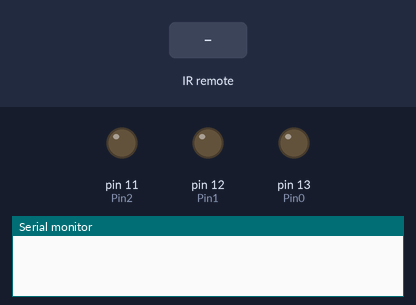
A sketch run on a simulated Arduino Uno, built with avr-gcc and run on an emulated ATmega328P. Parts: output pins drawn as LEDs (lit = HIGH), the last lines printed to the serial monitor. Inputs (shaded band) come from the test bench.

Above: at 1.2 s.
1.3 s: infrared code 0xFD00FF received
At 1.6 s:
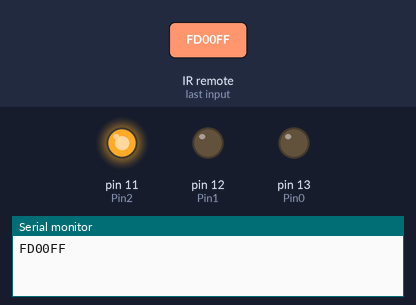
2.8 s: infrared code 0xFD807F received
At 3.9 s:
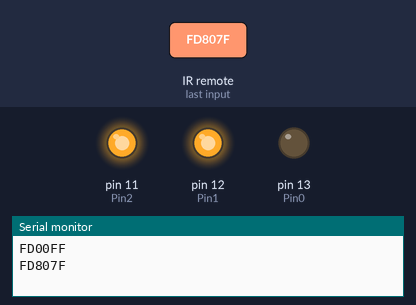
4.3 s: infrared code 0xFD40BF received
At 5.0 s:
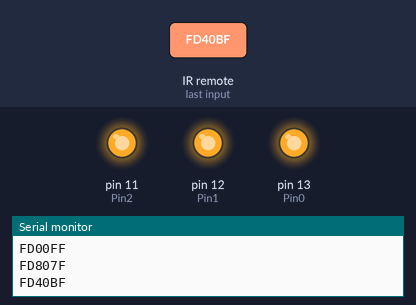
5.8 s: infrared code 0xFD00FF received
At 6.2 s:
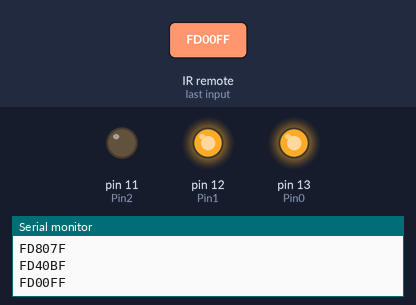
7.3 s: infrared code 0xFD807F received
At 8.5 s:
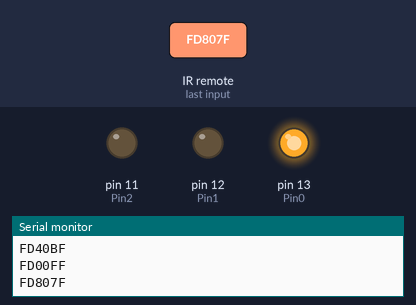
Timing chart, 0 to 9.8 s (numbered marks = the images above; inputs shaded):
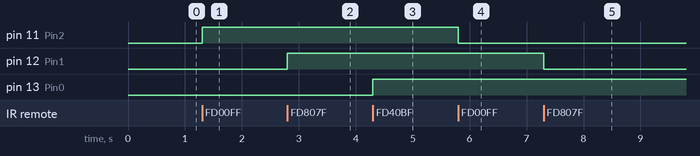

The sketch:

Mini.ino
```cpp
// 遥控器控制
#include <IRremote.h>
int RECV_PIN = 10;
int Pin2 = 11;                // LED – digital 11
int Pin1 = 12;
int Pin0 = 13;
boolean ledState2 = LOW;         // ledstate用来存储LED的状态
boolean ledState1 = LOW;
boolean ledState0 = LOW;
IRrecv irrecv(RECV_PIN);
decode_results results;

void setup(){
     Serial.begin(9600);
     irrecv.enableIRIn();
     pinMode(Pin2,OUTPUT);       // 设置LED为输出状态
     pinMode(Pin1,OUTPUT);
     pinMode(Pin0,OUTPUT);
}

void loop() {
      if (irrecv.decode(&results)) {
              Serial.println(results.value, HEX);

              //一旦接收到电源键的代码, LED翻转状态，HIGH变LOW，或者LOW变HIGH
         if(results.value == 0xFD00FF){
                 ledState2 = !ledState2;             //取反
                 digitalWrite(Pin2,ledState2);    //改变LED相应状态
            }
         if(results.value == 0xFD807F){
                 ledState1 = !ledState1;             //取反
                 digitalWrite(Pin1,ledState1);    //改变LED相应状态
            }
         if(results.value == 0xFD40BF){
                 ledState0 = !ledState0;             //取反
                 digitalWrite(Pin0,ledState0);    //改变LED相应状态
            }
         irrecv.resume();
        }
}
```

Measured:
- after the input at 1.3 s, pin 11 (Pin2): LOW → HIGH at once
- after the input at 2.8 s, pin 12 (Pin1): LOW → HIGH at once
- after the input at 4.3 s, pin 13 (Pin0): LOW → HIGH at once
- after the input at 5.8 s, pin 11 (Pin2): HIGH → LOW at once
- after the input at 7.3 s, pin 12 (Pin1): HIGH → LOW at once
